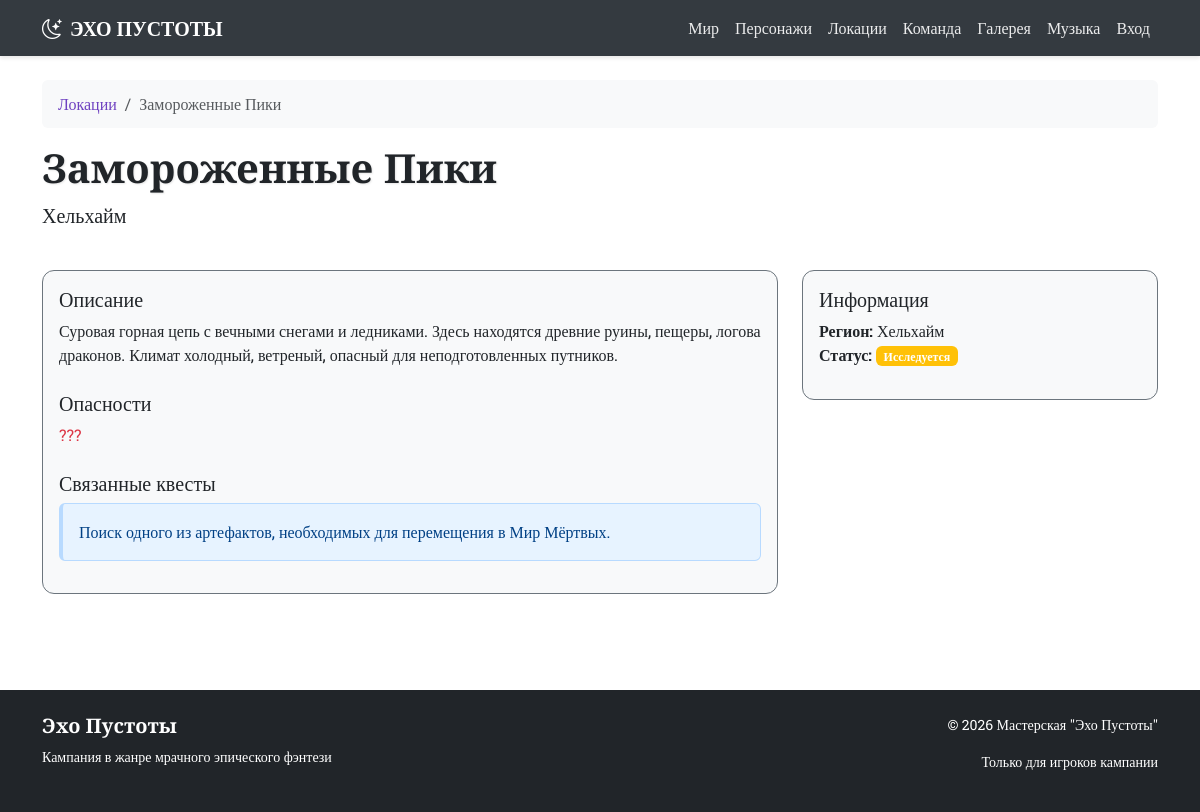
The page /location/8 on the database as committed earlier.
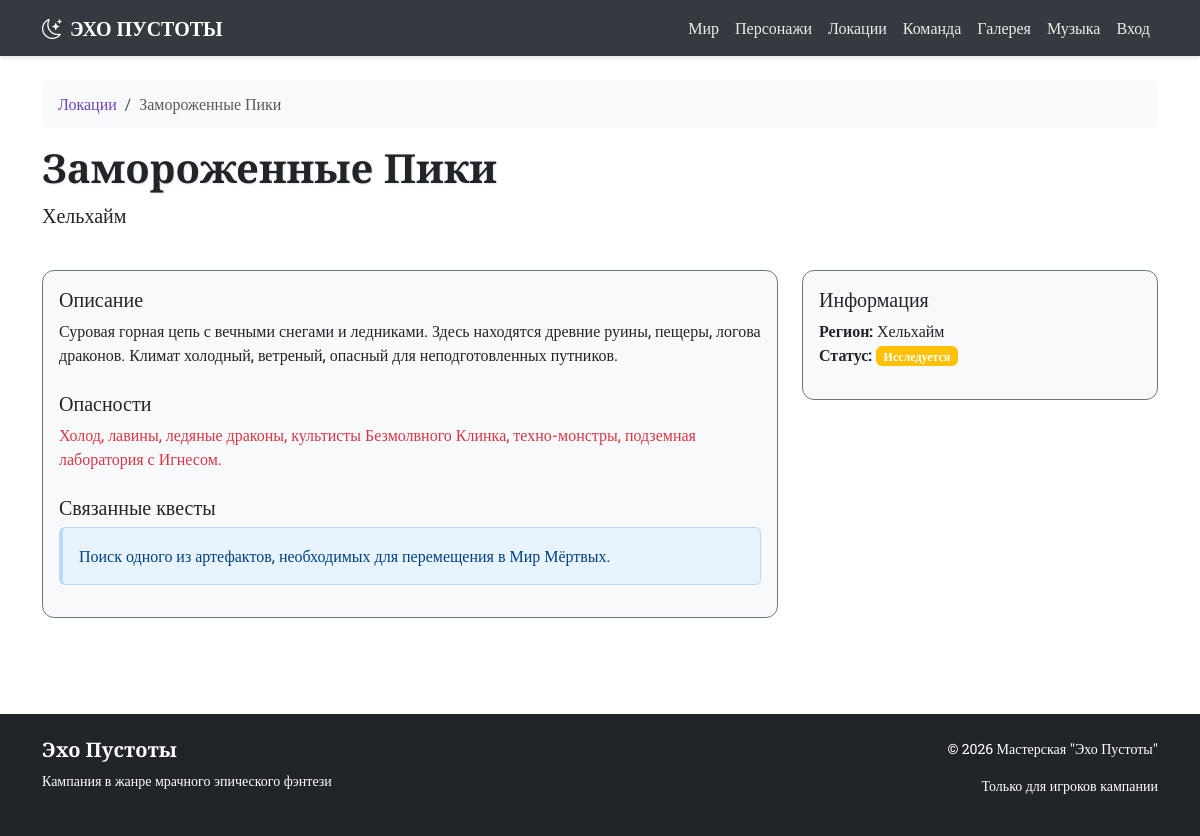
The same page on the database as committed later.
### app.py (models this page shows)
class Location(db.Model):
    __tablename__ = 'locations'
    id = db.Column(db.Integer, primary_key=True)
    name = db.Column(db.String(100), nullable=False)
    region = db.Column(db.String(100))
    description = db.Column(db.Text)
    dangers = db.Column(db.Text)
    quests = db.Column(db.Text)
    npc_ids = db.Column(db.String(200))
    map_x = db.Column(db.Integer, default=50)
    map_y = db.Column(db.Integer, default=50)

### app.py (the view)
@app.route('/location/<int:id>')
def location_detail(id):
    location = Location.query.get_or_404(id)
    return render_template('location_detail.html', location=location)

### templates/location_detail.html (shortened to what this page needs)
{% extends "base.html" %}
{% block content %}
<div class="row mb-4">
    <div class="col">
        <nav aria-label="breadcrumb">
            <ol class="breadcrumb">
                <li class="breadcrumb-item"><a href="{{ url_for('locations') }}">Локации</a></li>
                <li class="breadcrumb-item active">{{ location.name }}</li>
            </ol>
        </nav>
        <h1 class="cinzel text-shadow">{{ location.name }}</h1>
        <p class="lead">{{ location.region }}</p>
    </div>
</div>
<div class="row">
    <div class="col-md-8">
        <div class="card bg-light border-secondary mb-4">
            <div class="card-body">
                <h5 class="card-title text-dark">Описание</h5>
                <p class="card-text">{{ location.description }}</p>
                <h5 class="card-title text-dark mt-4">Опасности</h5>
                <p class="card-text text-danger">{{ location.dangers }}</p>
                {% if location.quests %}
                <h5 class="card-title text-dark mt-4">Связанные квесты</h5>
                <div class="alert alert-info">
                    {{ location.quests|safe }}
                </div>
                {% endif %}
            </div>
        </div>
    </div>
    <div class="col-md-4">
        <div class="card bg-light border-secondary">
            <div class="card-body">
                <h5 class="card-title text-dark">Информация</h5>
                <ul class="list-unstyled">
                    <li><strong>Регион:</strong> {{ location.region }}</li>
                    <li><strong>Статус:</strong> <span class="badge bg-warning">Исследуется</span></li>
                </ul>
            </div>
        </div>
    </div>
</div>
{% endblock %}

Rows that differ between the two databases and show on the page:
changed Location "Замороженные Пики": dangers "???" → "Холод, лавины, ледяные драконы, культисты Безмолвного Клинка, техно-монстры, подземная лаборатория с Игнесом."
